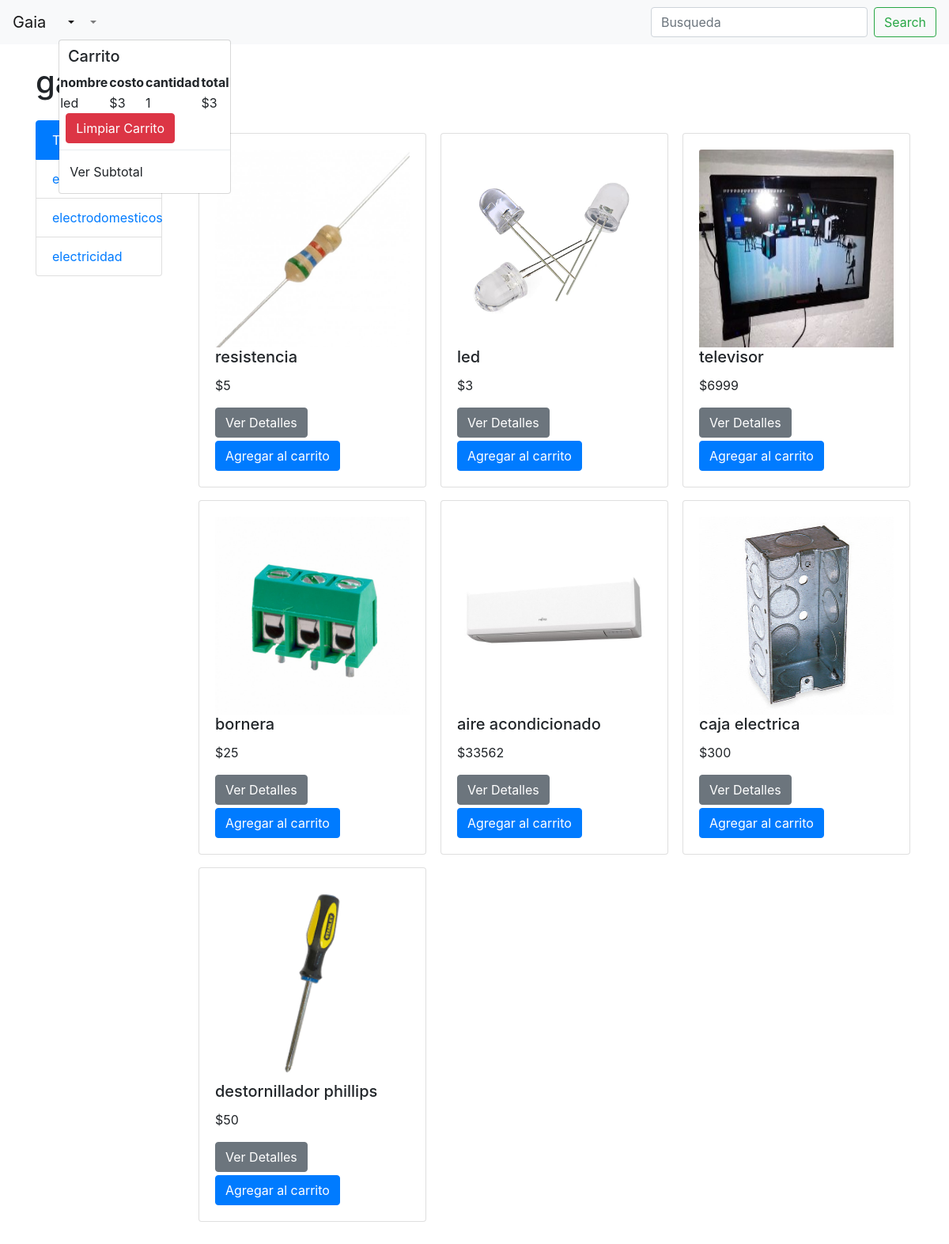
/?prod=2&nom=led&cos=3&car=1, run on the app's committed database.
### tables this page shows
CREATE TABLE IF NOT EXISTS `productos` (
  `id_producto` int(11) NOT NULL AUTO_INCREMENT,
  `nombre` varchar(24) NOT NULL,
  `precio` decimal(10,0) NOT NULL,
  `foto` varchar(30) NOT NULL,
  `cuotas` int(11) NOT NULL,
  `categoria` int(11) NOT NULL,
  PRIMARY KEY (`id_producto`)
);

### index.php (called while the page is built, shortened)
<?php
    include('view/navbar/navbar.php');
    include('view/body.php');
    include('view/footer.php');
?>

### models/db.php (the view, shortened to what this page needs)
<div class="row">
    <?php
            $busq = (isset($_POST['s'])?$_POST['s']:"");
            $db = new mysqli('localhost','root','usbw','compras');
            $categoria = "";
            $sql = "SELECT * FROM productos WHERE nombre LIKE '%$busq%' ".$categoria;
            $registros = $db->query($sql);
            foreach($registros as $productos):?>
            <div class="col-4 mb-3">
                <div class="card h-100" style="width: 18rem;">
                    <div class="card-body">
                        <img src="fotos/<?=$productos['foto']?>" width="250" height="250" class="card-img-top">
                        <h5 class="card-title"><?=$productos['nombre']?></h5>
                        <p class="card-text">$<?= $productos['precio'] ?></p>
                        <a href="./?det=1&nom=<?=$productos['nombre']?>&cos=<?=$productos['precio']?>&cuo=<?=$productos['cuotas']?>&img=<?=$productos['foto']?>&id=<?=$productos['id_producto']?>" class="btn btn-secondary mb-1">Ver Detalles</a>
                        <a href="./?prod=<?=$productos['id_producto']?>&nom=<?=$productos['nombre']?>&cos=<?=$productos['precio']?>&car=1"
                        class="btn btn-primary">Agregar al carrito</a>
                    </div>
                </div>
            </div>
            <?php endforeach;?>
</div>

### data on the page
productos: foto (picture), nombre "resistencia", precio "5"
productos: foto (picture), nombre "led", precio "3"
productos: foto (picture), nombre "televisor", precio "6999"
productos: foto (picture), nombre "bornera", precio "25"
productos: foto (picture), nombre "aire acondicionado", precio "33562"
productos: foto (picture), nombre "caja electrica", precio "300"
productos: foto (picture), nombre "destornillador phillips", precio "50"

### other printed values
$id['nombre'] "led"
$id['costo'] "3"
$id['cantidad'] "1"
$id['total'] "3"
